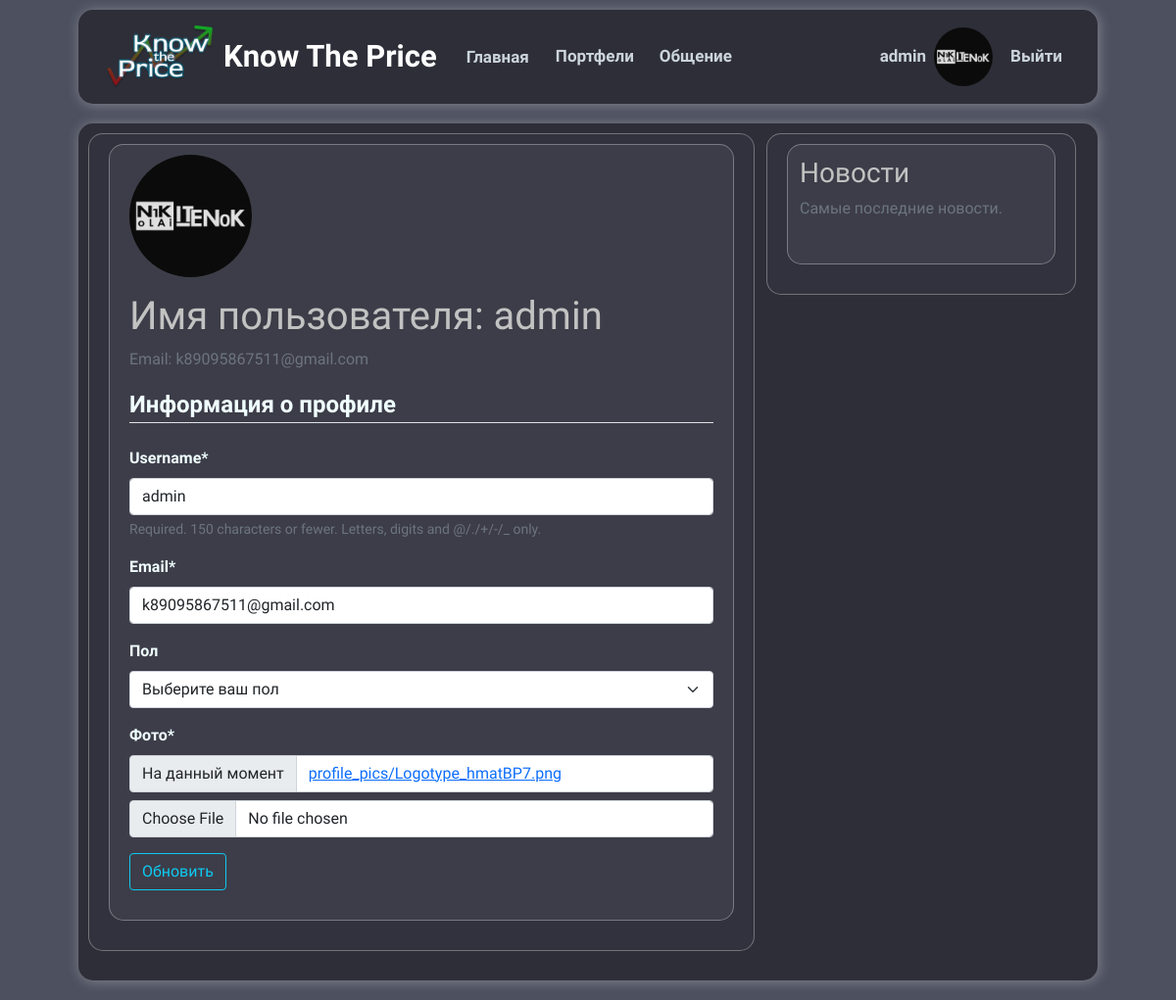
The app's page /profile/ (signed in), older data.
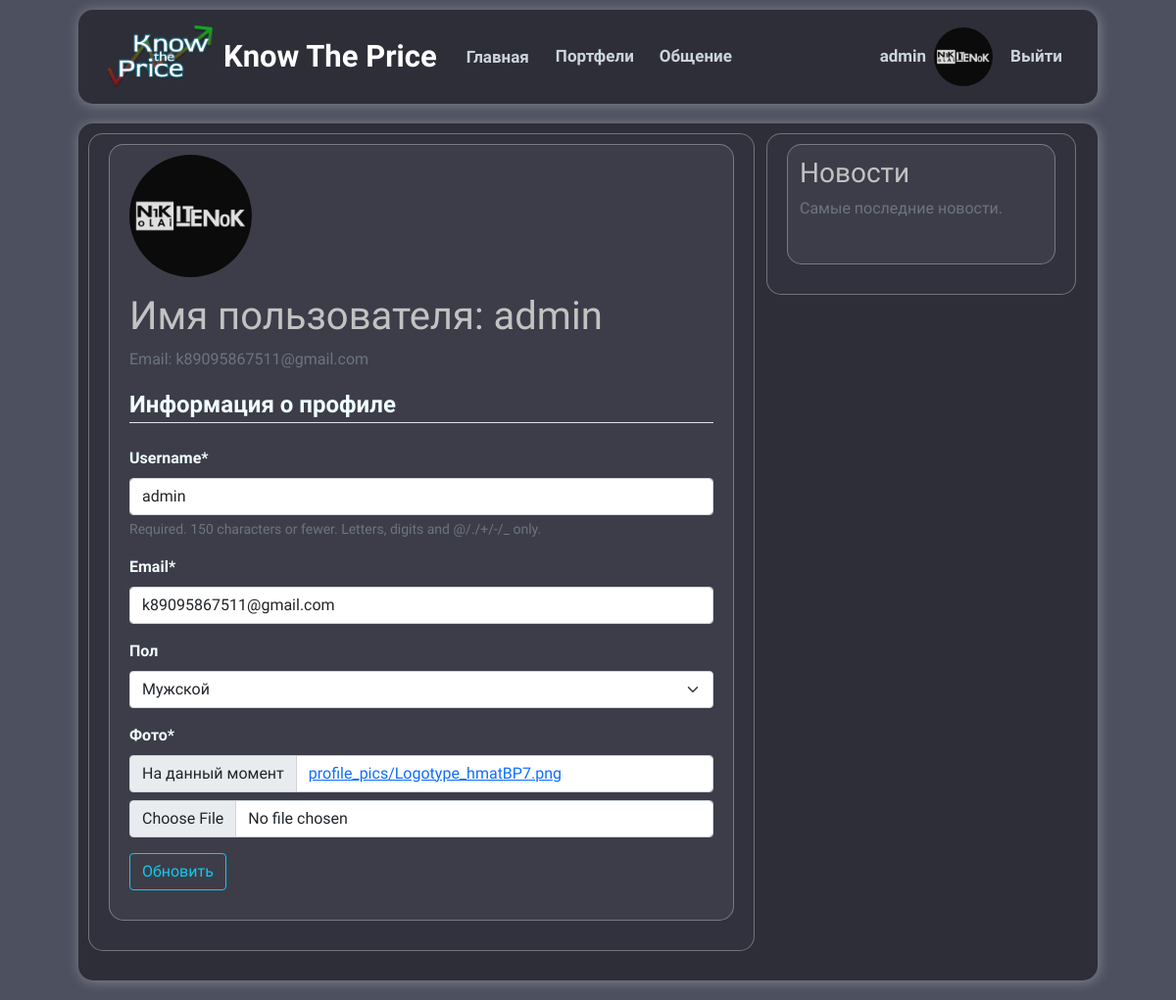
The same page, newer data.
### users/models.py (models this page shows, shortened)
class Profile(models.Model):
    class Sex(models.TextChoices):
        FEMALE = 'f', 'Женский'
        MAN = 'm', 'Мужской'
        OTHER = 'o', 'Другой'
        __empty__ = 'Выберите ваш пол'
    SEX = (
        ('f', 'Женский'),
        ('m', 'Мужской'),
    )
    user = models.OneToOneField(User, on_delete=models.CASCADE, verbose_name='Имя')
    image = models.ImageField(default='default-profile.jpg',
                              upload_to='profile_pics',
                              verbose_name='Фото')
    sex = models.CharField(max_length=50,
                            null=True,
                            blank=True,
                            choices=Sex.choices,
                            verbose_name='Пол')

### users/views.py (the view)
# urls.py: path('profile/', user_views.profile, name='profile'),
@login_required
def profile(request):
    if request.method == 'POST':
        u_form = UserUpdateForm(request.POST, instance=request.user)
        p_form = ProfileUpdateForm(request.POST,
                                   request.FILES,
                                   instance=request.user.profile)
        if u_form.is_valid() and p_form.is_valid():
            u_form.save()
            p_form.save()
            messages.success(request, f'Your account has been updated!')
            return redirect('profile')
    else:
        u_form = UserUpdateForm(instance=request.user)
        p_form = ProfileUpdateForm(instance=request.user.profile)
    context = {
        'u_form': u_form,
        'p_form': p_form
    }
    return render(request, 'users/profile.html', context)

### users/forms.py
class UserUpdateForm(forms.ModelForm):
    email = forms.EmailField()
    class Meta:
        model = User
        fields = ["username", "email"]

class ProfileUpdateForm(forms.ModelForm):
    class Meta:
        model = Profile
        fields = ["sex", "image"]

### users/templates/users/profile.html (shortened to what this page needs)
{% extends "main_site/base.html"%}
{% load crispy_forms_tags %}
{% block content %}
  <div class="content-section">
    <div class="media">
      <img class="rounded-circle account-img" src="{{ user.profile.image.url }}">
      <div class="media-body">
        <h2 class="account-heading">Имя пользователя: {{ user.username }}</h2>
        <p class="text-secondary">Email: {{ user.email }}</p>
      </div>
    </div>
    <form method="POST" enctype="multipart/form-data">
      <fieldset class="form-group">
        <legend class="border-bottom mb-4">Информация о профиле</legend>
        {{ u_form|crispy }}
        {{ p_form|crispy }}
      </fieldset>
      <div class="form-group">
        <button class="btn btn-outline-info" type="submit">Обновить</button>
      </div>
    </form>
  </div>
{% endblock content %}

### main_site/templates/main_site/base.html (shortened to what this page needs)
{% load static %}
{% load crispy_forms_tags %}
<!DOCTYPE html>
<html lang="ru">
  <head>
    <link
      href="https://cdn.jsdelivr.net/npm/bootstrap@5.0.2/dist/css/bootstrap.min.css"
      rel="stylesheet"
    />
    <link
      rel="stylesheet"
      type="text/css"
      href="{% static 'main_site/main.css' %}"
    />
  </head>
  <body>
    <header class="site-header">
      <nav class="navbar navbar-expand-lg navbar-dark p-3">
        <div class="container-fluid">
          <a href="{% url 'main_site-home' %}"><img src="{% static 'main_site/logo_KTP.png' %}" class="mr-4" /></a>
          <a class="navbar-brand mr-4 text-logo" href="{% url 'main_site-home' %}">Know The Price</a>
          <div class="collapse navbar-collapse" id="navbarScroll">
            <ul
              class="navbar-nav me-auto my-2 my-lg-0 navbar-nav-scroll"
              style="--bs-scroll-height: 100px"
            >
              <li class="nav-item">
                <a class="nav-link btn" aria-current="page" href="{% url 'main_site-home' %}">Главная</a>
              </li>
              {% if user.is_authenticated %}
              <li class="nav-item dropdown">
                <a
                  class="nav-link dropdown"
                  href="#"
                  id="navbarScrollingDropdown"
                  role="button"
                  data-bs-toggle="dropdown"
                  aria-expanded="false"
                >
                  Портфели
                </a>
              </li>
              <li class="nav-item dropdown">
                <a
                  class="nav-link dropdown"
                  href="#"
                  id="navbarScrollingDropdown"
                  role="button"
                  data-bs-toggle="dropdown"
                  aria-expanded="false"
                >
                  Общение
                </a>
              </li>
              {% endif %}
            </ul>
            <div class="navbar-nav d-flex">
              {% if user.is_authenticated %}
              <div class="d-inline-flex align-items-center">
                <div class="text-profile">
                  <a class="nav-item nav-link mr-2" href="{% url 'profile' %}"
                    ><b>{{ user.username }}</b></a
                  >
                </div>
                <div class="photo-profile">
                  <a href="{% url 'profile' %}"
                    ><img
                      class="rounded-circle"
                      src="{{ user.profile.image.url }}"
                  /></a>
                </div>
                <div class="text-profile">
                  <b><a
                      class="nav-link nav-item mr-2"
                      aria-current="page"
                      href="{% url 'logout' %}"
                      >Выйти</a>
                  </b>
                </div>
              </div>
              {% endif %}
            </div>
          </div>
        </div>
      </nav>
    </header>
    <main role="main" class="container">
      <div class="row main-content ">
        <div class="col-md-8 columns">
          {% block content %}{% endblock %}
        </div>
        <div class="col-md-4 news-block">
					<div class="content-section">
						<div class="content-block">
							<h3>Новости</h3>
							<p class='text-muted'>Самые последние новости.
							</p>
						</div>
					</div>
				</div>
      </div>
    </main>
  </body>
</html>

### main_site/static/main_site/main.css (style rules this page uses)
html { min-width: 655px; }
body { background: rgb(77, 80, 95); font-family: "Ubuntu", sans-serif; margin-top: 10px; padding: 0 80px; }
h1, h2, h3, h4, h5, h6 { color: #c2c2c2; }
ul { margin: 0; }
nav { background-color: rgb(46, 46, 56); box-shadow: 1px 1px 13px rgba(234, 234, 234, 0.35); }
a.text-logo { font-size: 31px; font-weight: 700; font-family: "Kanit", sans-serif; border-radius: 7px; }
.nav-link { font-size: 17px; }
.site-header .navbar-nav .nav-link { color: #cbd5db; }
header nav { border-radius: 15px; margin-bottom: 20px; }
.navbar-nav div div.photo-profile img { height: 60px; width: 60px; }
nav .container-fluid img { width: 110px; margin-right: 10px; }
ul li.nav-item a { color: rgb(173, 181, 189); line-height: 20px; padding: 10px 20px; text-decoration: none; text-align: center; margin: auto 5px; border-radius: 6px; font-weight: bold; }
.main-content { background-color: rgb(46, 46, 56); box-shadow: 1px 1px 13px rgba(234, 234, 234, 0.35); border-radius: 15px; margin-bottom: 20px; padding: 10px; }
.columns { background-color: #32323E; border-radius: 15px; border: 1px solid rgba(234, 234, 234, 0.35); padding: 10px 20px; margin-bottom: 20px; }
.content-section { background: #32323E; padding: 10px 20px; border-radius: 15px; margin-bottom: 20px; border: 1px solid rgba(234, 234, 234, 0.35); }
.content-block { background: rgb(61, 61, 73); border-radius: 15px; padding: 12px; border: 1px solid rgba(234, 234, 234, 0.35); margin-bottom: 20px; }
.columns .content-section { background-color: rgb(61, 61, 73); }
form { margin-bottom: 20px; }
legend, label { color: azure; font-weight: bold; }
.account-img { height: 125px; width: 125px; margin-right: 20px; margin-bottom: 16px; }
.account-heading { font-size: 2.5rem; }

Row changes from the older to the newer data that the page shows:
changed Profile: sex "Выберите ваш пол" → "Мужской"
